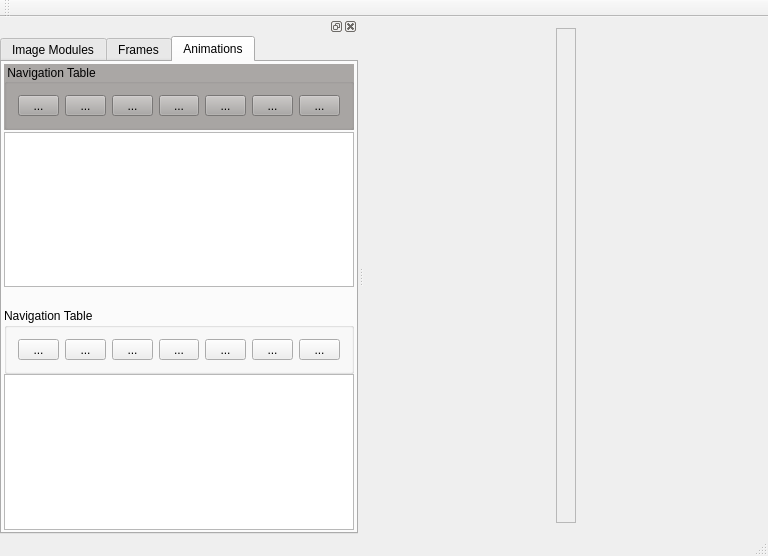
<?xml version="1.0" encoding="UTF-8"?>
<ui version="4.0">
 <class>MainWindow</class>
 <widget class="QMainWindow" name="MainWindow">
  <property name="geometry">
   <rect>
    <x>0</x>
    <y>0</y>
    <width>768</width>
    <height>556</height>
   </rect>
  </property>
  <property name="windowTitle">
   <string>Xedithor</string>
  </property>
  <widget class="QWidget" name="centralWidget">
   <layout class="QHBoxLayout" name="horizontalLayout">
    <item>
     <widget class="QScrollArea" name="scrollArea">
      <property name="maximumSize">
       <size>
        <width>20</width>
        <height>16777215</height>
       </size>
      </property>
      <property name="widgetResizable">
       <bool>true</bool>
      </property>
      <widget class="QWidget" name="scrollAreaWidgetContents">
       <property name="geometry">
        <rect>
         <x>0</x>
         <y>0</y>
         <width>16</width>
         <height>484</height>
        </rect>
       </property>
      </widget>
     </widget>
    </item>
   </layout>
  </widget>
  <widget class="QMenuBar" name="menuBar">
   <property name="geometry">
    <rect>
     <x>0</x>
     <y>0</y>
     <width>768</width>
     <height>18</height>
    </rect>
   </property>
  </widget>
  <widget class="QToolBar" name="mainToolBar">
   <attribute name="toolBarArea">
    <enum>TopToolBarArea</enum>
   </attribute>
   <attribute name="toolBarBreak">
    <bool>false</bool>
   </attribute>
  </widget>
  <widget class="QStatusBar" name="statusBar"/>
  <widget class="QDockWidget" name="dockTab">
   <property name="styleSheet">
    <string notr="true"/>
   </property>
   <property name="features">
    <set>QDockWidget::AllDockWidgetFeatures</set>
   </property>
   <attribute name="dockWidgetArea">
    <number>1</number>
   </attribute>
   <widget class="QWidget" name="dockWidgetContents_3">
    <layout class="QHBoxLayout" name="horizontalLayout_5">
     <property name="spacing">
      <number>0</number>
     </property>
     <property name="margin">
      <number>0</number>
     </property>
     <item>
      <widget class="QTabWidget" name="tabWidget">
       <property name="styleSheet">
        <string notr="true"/>
       </property>
       <property name="currentIndex">
        <number>2</number>
       </property>
       <widget class="QWidget" name="ImageModuleTab">
        <property name="styleSheet">
         <string notr="true"/>
        </property>
        <attribute name="title">
         <string>Image Modules</string>
        </attribute>
        <layout class="QVBoxLayout" name="verticalLayout">
         <property name="spacing">
          <number>2</number>
         </property>
         <property name="margin">
          <number>2</number>
         </property>
         <item>
          <widget class="QGroupBox" name="mt_groupBox1">
           <property name="styleSheet">
            <string notr="true">background-color: rgb(0, 170, 255);</string>
           </property>
           <property name="title">
            <string>Navigation Table</string>
           </property>
           <layout class="QHBoxLayout" name="horizontalLayout_3">
            <item>
             <widget class="QToolButton" name="mt_navTable1_button1">
              <property name="sizePolicy">
               <sizepolicy hsizetype="Preferred" vsizetype="Fixed">
                <horstretch>0</horstretch>
                <verstretch>0</verstretch>
               </sizepolicy>
              </property>
              <property name="minimumSize">
               <size>
                <width>2</width>
                <height>0</height>
               </size>
              </property>
              <property name="text">
               <string>...</string>
              </property>
              <property name="icon">
               <iconset resource="XedithorResources.qrc">
                <normaloff>:/images/zoomIn.png</normaloff>:/images/zoomIn.png</iconset>
              </property>
             </widget>
            </item>
            <item>
             <widget class="QToolButton" name="mt_navTable1_button2">
              <property name="sizePolicy">
               <sizepolicy hsizetype="Preferred" vsizetype="Fixed">
                <horstretch>0</horstretch>
                <verstretch>0</verstretch>
               </sizepolicy>
              </property>
              <property name="minimumSize">
               <size>
                <width>2</width>
                <height>0</height>
               </size>
              </property>
              <property name="text">
               <string>...</string>
              </property>
              <property name="icon">
               <iconset resource="XedithorResources.qrc">
                <normaloff>:/images/editRect.png</normaloff>:/images/editRect.png</iconset>
              </property>
             </widget>
            </item>
            <item>
             <widget class="QToolButton" name="mt_navTable1_button3">
              <property name="sizePolicy">
               <sizepolicy hsizetype="Preferred" vsizetype="Fixed">
                <horstretch>0</horstretch>
                <verstretch>0</verstretch>
               </sizepolicy>
              </property>
              <property name="minimumSize">
               <size>
                <width>2</width>
                <height>0</height>
               </size>
              </property>
              <property name="text">
               <string>...</string>
              </property>
              <property name="icon">
               <iconset resource="XedithorResources.qrc">
                <normaloff>:/images/Del.png</normaloff>:/images/Del.png</iconset>
              </property>
             </widget>
            </item>
            <item>
             <widget class="QToolButton" name="mt_navTable1_button4">
              <property name="sizePolicy">
               <sizepolicy hsizetype="Preferred" vsizetype="Fixed">
                <horstretch>0</horstretch>
                <verstretch>0</verstretch>
               </sizepolicy>
              </property>
              <property name="minimumSize">
               <size>
                <width>2</width>
                <height>0</height>
               </size>
              </property>
              <property name="text">
               <string>...</string>
              </property>
              <property name="icon">
               <iconset resource="XedithorResources.qrc">
                <normaloff>:/images/Up.png</normaloff>:/images/Up.png</iconset>
              </property>
             </widget>
            </item>
            <item>
             <widget class="QToolButton" name="mt_navTable1_button5">
              <property name="sizePolicy">
               <sizepolicy hsizetype="Preferred" vsizetype="Fixed">
                <horstretch>0</horstretch>
                <verstretch>0</verstretch>
               </sizepolicy>
              </property>
              <property name="minimumSize">
               <size>
                <width>2</width>
                <height>0</height>
               </size>
              </property>
              <property name="text">
               <string>...</string>
              </property>
              <property name="icon">
               <iconset resource="XedithorResources.qrc">
                <normaloff>:/images/Down.png</normaloff>:/images/Down.png</iconset>
              </property>
             </widget>
            </item>
            <item>
             <widget class="QToolButton" name="mt_navTable1_button6">
              <property name="sizePolicy">
               <sizepolicy hsizetype="Preferred" vsizetype="Fixed">
                <horstretch>0</horstretch>
                <verstretch>0</verstretch>
               </sizepolicy>
              </property>
              <property name="minimumSize">
               <size>
                <width>2</width>
                <height>0</height>
               </size>
              </property>
              <property name="text">
               <string>...</string>
              </property>
              <property name="icon">
               <iconset resource="XedithorResources.qrc">
                <normaloff>:/images/Top.png</normaloff>:/images/Top.png</iconset>
              </property>
             </widget>
            </item>
            <item>
             <widget class="QToolButton" name="mt_navTable1_button7">
              <property name="sizePolicy">
               <sizepolicy hsizetype="Preferred" vsizetype="Fixed">
                <horstretch>0</horstretch>
                <verstretch>0</verstretch>
               </sizepolicy>
              </property>
              <property name="minimumSize">
               <size>
                <width>2</width>
                <height>0</height>
               </size>
              </property>
              <property name="text">
               <string>...</string>
              </property>
              <property name="icon">
               <iconset resource="XedithorResources.qrc">
                <normaloff>:/images/Bottom.png</normaloff>:/images/Bottom.png</iconset>
              </property>
             </widget>
            </item>
           </layout>
          </widget>
         </item>
         <item>
          <widget class="QTableView" name="mt_tableView1">
           <property name="minimumSize">
            <size>
             <width>0</width>
             <height>0</height>
            </size>
           </property>
          </widget>
         </item>
         <item>
          <widget class="QGroupBox" name="groupBox">
           <property name="minimumSize">
            <size>
             <width>0</width>
             <height>100</height>
            </size>
           </property>
           <property name="title">
            <string>Image Source</string>
           </property>
           <widget class="QToolButton" name="openImageButton">
            <property name="geometry">
             <rect>
              <x>10</x>
              <y>20</y>
              <width>41</width>
              <height>31</height>
             </rect>
            </property>
            <property name="text">
             <string>...</string>
            </property>
            <property name="icon">
             <iconset resource="XedithorResources.qrc">
              <normaloff>:/images/Create.png</normaloff>:/images/Create.png</iconset>
            </property>
           </widget>
           <widget class="QLabel" name="imagePathInfo">
            <property name="geometry">
             <rect>
              <x>60</x>
              <y>20</y>
              <width>281</width>
              <height>31</height>
             </rect>
            </property>
            <property name="styleSheet">
             <string notr="true">background-color: rgb(0, 170, 255);</string>
            </property>
            <property name="text">
             <string>Image : None</string>
            </property>
           </widget>
          </widget>
         </item>
        </layout>
       </widget>
       <widget class="QWidget" name="FrameTab">
        <attribute name="title">
         <string>Frames</string>
        </attribute>
        <layout class="QVBoxLayout" name="verticalLayout_4">
         <property name="spacing">
          <number>2</number>
         </property>
         <property name="margin">
          <number>2</number>
         </property>
         <item>
          <widget class="QGroupBox" name="ft_groupBox1">
           <property name="styleSheet">
            <string notr="true">background-color: rgb(124, 163, 78);</string>
           </property>
           <property name="title">
            <string>Navigation Table</string>
           </property>
           <layout class="QHBoxLayout" name="horizontalLayout_6">
            <item>
             <widget class="QToolButton" name="ft_navTable1_button1">
              <property name="sizePolicy">
               <sizepolicy hsizetype="Preferred" vsizetype="Fixed">
                <horstretch>0</horstretch>
                <verstretch>0</verstretch>
               </sizepolicy>
              </property>
              <property name="minimumSize">
               <size>
                <width>2</width>
                <height>0</height>
               </size>
              </property>
              <property name="text">
               <string>...</string>
              </property>
              <property name="icon">
               <iconset resource="XedithorResources.qrc">
                <normaloff>:/images/zoomIn.png</normaloff>:/images/zoomIn.png</iconset>
              </property>
             </widget>
            </item>
            <item>
             <widget class="QToolButton" name="ft_navTable1_button2">
              <property name="sizePolicy">
               <sizepolicy hsizetype="Preferred" vsizetype="Fixed">
                <horstretch>0</horstretch>
                <verstretch>0</verstretch>
               </sizepolicy>
              </property>
              <property name="minimumSize">
               <size>
                <width>2</width>
                <height>0</height>
               </size>
              </property>
              <property name="text">
               <string>...</string>
              </property>
              <property name="icon">
               <iconset resource="XedithorResources.qrc">
                <normaloff>:/images/editRect.png</normaloff>:/images/editRect.png</iconset>
              </property>
             </widget>
            </item>
            <item>
             <widget class="QToolButton" name="ft_navTable1_button3">
              <property name="sizePolicy">
               <sizepolicy hsizetype="Preferred" vsizetype="Fixed">
                <horstretch>0</horstretch>
                <verstretch>0</verstretch>
               </sizepolicy>
              </property>
              <property name="minimumSize">
               <size>
                <width>2</width>
                <height>0</height>
               </size>
              </property>
              <property name="text">
               <string>...</string>
              </property>
              <property name="icon">
               <iconset resource="XedithorResources.qrc">
                <normaloff>:/images/Del.png</normaloff>:/images/Del.png</iconset>
              </property>
             </widget>
            </item>
            <item>
             <widget class="QToolButton" name="ft_navTable1_button4">
              <property name="sizePolicy">
               <sizepolicy hsizetype="Preferred" vsizetype="Fixed">
                <horstretch>0</horstretch>
                <verstretch>0</verstretch>
               </sizepolicy>
              </property>
              <property name="minimumSize">
               <size>
                <width>2</width>
                <height>0</height>
               </size>
              </property>
              <property name="text">
               <string>...</string>
              </property>
              <property name="icon">
               <iconset resource="XedithorResources.qrc">
                <normaloff>:/images/Up.png</normaloff>:/images/Up.png</iconset>
              </property>
             </widget>
            </item>
            <item>
             <widget class="QToolButton" name="ft_navTable1_button5">
              <property name="sizePolicy">
               <sizepolicy hsizetype="Preferred" vsizetype="Fixed">
                <horstretch>0</horstretch>
                <verstretch>0</verstretch>
               </sizepolicy>
              </property>
              <property name="minimumSize">
               <size>
                <width>2</width>
                <height>0</height>
               </size>
              </property>
              <property name="text">
               <string>...</string>
              </property>
              <property name="icon">
               <iconset resource="XedithorResources.qrc">
                <normaloff>:/images/Down.png</normaloff>:/images/Down.png</iconset>
              </property>
             </widget>
            </item>
            <item>
             <widget class="QToolButton" name="ft_navTable1_button6">
              <property name="sizePolicy">
               <sizepolicy hsizetype="Preferred" vsizetype="Fixed">
                <horstretch>0</horstretch>
                <verstretch>0</verstretch>
               </sizepolicy>
              </property>
              <property name="minimumSize">
               <size>
                <width>2</width>
                <height>0</height>
               </size>
              </property>
              <property name="text">
               <string>...</string>
              </property>
              <property name="icon">
               <iconset resource="XedithorResources.qrc">
                <normaloff>:/images/Top.png</normaloff>:/images/Top.png</iconset>
              </property>
             </widget>
            </item>
            <item>
             <widget class="QToolButton" name="ft_navTable1_button7">
              <property name="sizePolicy">
               <sizepolicy hsizetype="Preferred" vsizetype="Fixed">
                <horstretch>0</horstretch>
                <verstretch>0</verstretch>
               </sizepolicy>
              </property>
              <property name="minimumSize">
               <size>
                <width>2</width>
                <height>0</height>
               </size>
              </property>
              <property name="text">
               <string>...</string>
              </property>
              <property name="icon">
               <iconset resource="XedithorResources.qrc">
                <normaloff>:/images/Bottom.png</normaloff>:/images/Bottom.png</iconset>
              </property>
             </widget>
            </item>
           </layout>
          </widget>
         </item>
         <item>
          <widget class="QTableView" name="ft_tableView1"/>
         </item>
         <item>
          <widget class="QDockWidget" name="dockWidget_ft">
           <property name="sizePolicy">
            <sizepolicy hsizetype="Expanding" vsizetype="Expanding">
             <horstretch>0</horstretch>
             <verstretch>0</verstretch>
            </sizepolicy>
           </property>
           <property name="minimumSize">
            <size>
             <width>350</width>
             <height>199</height>
            </size>
           </property>
           <property name="layoutDirection">
            <enum>Qt::LeftToRight</enum>
           </property>
           <property name="features">
            <set>QDockWidget::NoDockWidgetFeatures</set>
           </property>
           <widget class="QWidget" name="dockWidgetContents_5">
            <property name="enabled">
             <bool>true</bool>
            </property>
            <property name="sizePolicy">
             <sizepolicy hsizetype="Preferred" vsizetype="Preferred">
              <horstretch>0</horstretch>
              <verstretch>0</verstretch>
             </sizepolicy>
            </property>
            <property name="accessibleName">
             <string/>
            </property>
            <property name="accessibleDescription">
             <string/>
            </property>
            <property name="layoutDirection">
             <enum>Qt::LeftToRight</enum>
            </property>
            <property name="styleSheet">
             <string notr="true"/>
            </property>
            <layout class="QVBoxLayout" name="verticalLayout_6">
             <property name="spacing">
              <number>0</number>
             </property>
             <property name="margin">
              <number>0</number>
             </property>
             <item>
              <widget class="QGroupBox" name="ft_groupBox2">
               <property name="title">
                <string>Navigation Table</string>
               </property>
               <layout class="QHBoxLayout" name="horizontalLayout_7">
                <item>
                 <widget class="QToolButton" name="ft_navTable2_button1">
                  <property name="sizePolicy">
                   <sizepolicy hsizetype="Preferred" vsizetype="Fixed">
                    <horstretch>0</horstretch>
                    <verstretch>0</verstretch>
                   </sizepolicy>
                  </property>
                  <property name="minimumSize">
                   <size>
                    <width>2</width>
                    <height>0</height>
                   </size>
                  </property>
                  <property name="styleSheet">
                   <string notr="true"/>
                  </property>
                  <property name="text">
                   <string>...</string>
                  </property>
                  <property name="icon">
                   <iconset resource="XedithorResources.qrc">
                    <normaloff>:/images/zoomIn.png</normaloff>:/images/zoomIn.png</iconset>
                  </property>
                 </widget>
                </item>
                <item>
                 <widget class="QToolButton" name="ft_navTable2_button2">
                  <property name="sizePolicy">
                   <sizepolicy hsizetype="Preferred" vsizetype="Fixed">
                    <horstretch>0</horstretch>
                    <verstretch>0</verstretch>
                   </sizepolicy>
                  </property>
                  <property name="minimumSize">
                   <size>
                    <width>2</width>
                    <height>0</height>
                   </size>
                  </property>
                  <property name="text">
                   <string>...</string>
                  </property>
                  <property name="icon">
                   <iconset resource="XedithorResources.qrc">
                    <normaloff>:/images/editRect.png</normaloff>:/images/editRect.png</iconset>
                  </property>
                 </widget>
                </item>
                <item>
                 <widget class="QToolButton" name="ft_navTable2_button3">
                  <property name="sizePolicy">
                   <sizepolicy hsizetype="Preferred" vsizetype="Fixed">
                    <horstretch>0</horstretch>
                    <verstretch>0</verstretch>
                   </sizepolicy>
                  </property>
                  <property name="minimumSize">
                   <size>
                    <width>2</width>
                    <height>0</height>
                   </size>
                  </property>
                  <property name="text">
                   <string>...</string>
                  </property>
                  <property name="icon">
                   <iconset resource="XedithorResources.qrc">
                    <normaloff>:/images/Del.png</normaloff>:/images/Del.png</iconset>
                  </property>
                 </widget>
                </item>
                <item>
                 <widget class="QToolButton" name="ft_navTable2_button4">
                  <property name="sizePolicy">
                   <sizepolicy hsizetype="Preferred" vsizetype="Fixed">
                    <horstretch>0</horstretch>
                    <verstretch>0</verstretch>
                   </sizepolicy>
                  </property>
                  <property name="minimumSize">
                   <size>
                    <width>2</width>
                    <height>0</height>
                   </size>
                  </property>
                  <property name="text">
                   <string>...</string>
                  </property>
                  <property name="icon">
                   <iconset resource="XedithorResources.qrc">
                    <normaloff>:/images/Up.png</normaloff>:/images/Up.png</iconset>
                  </property>
                 </widget>
                </item>
                <item>
                 <widget class="QToolButton" name="ft_navTable2_button5">
                  <property name="sizePolicy">
                   <sizepolicy hsizetype="Preferred" vsizetype="Fixed">
                    <horstretch>0</horstretch>
                    <verstretch>0</verstretch>
                   </sizepolicy>
                  </property>
                  <property name="minimumSize">
                   <size>
                    <width>2</width>
                    <height>0</height>
                   </size>
                  </property>
                  <property name="text">
                   <string>...</string>
                  </property>
                  <property name="icon">
                   <iconset resource="XedithorResources.qrc">
                    <normaloff>:/images/Down.png</normaloff>:/images/Down.png</iconset>
                  </property>
                 </widget>
                </item>
                <item>
                 <widget class="QToolButton" name="ft_navTable2_button6">
                  <property name="sizePolicy">
                   <sizepolicy hsizetype="Preferred" vsizetype="Fixed">
                    <horstretch>0</horstretch>
                    <verstretch>0</verstretch>
                   </sizepolicy>
                  </property>
                  <property name="minimumSize">
                   <size>
                    <width>2</width>
                    <height>0</height>
                   </size>
                  </property>
                  <property name="text">
                   <string>...</string>
                  </property>
                  <property name="icon">
                   <iconset resource="XedithorResources.qrc">
                    <normaloff>:/images/Top.png</normaloff>:/images/Top.png</iconset>
                  </property>
                 </widget>
                </item>
                <item>
                 <widget class="QToolButton" name="ft_navTable2_button7">
                  <property name="sizePolicy">
                   <sizepolicy hsizetype="Preferred" vsizetype="Fixed">
                    <horstretch>0</horstretch>
                    <verstretch>0</verstretch>
                   </sizepolicy>
                  </property>
                  <property name="minimumSize">
                   <size>
                    <width>2</width>
                    <height>0</height>
                   </size>
                  </property>
                  <property name="text">
                   <string>...</string>
                  </property>
                  <property name="icon">
                   <iconset resource="XedithorResources.qrc">
                    <normaloff>:/images/Bottom.png</normaloff>:/images/Bottom.png</iconset>
                  </property>
                 </widget>
                </item>
               </layout>
              </widget>
             </item>
             <item>
              <widget class="QTableView" name="ft_tableView2"/>
             </item>
            </layout>
           </widget>
          </widget>
         </item>
        </layout>
       </widget>
       <widget class="QWidget" name="AnimTab">
        <attribute name="title">
         <string>Animations</string>
        </attribute>
        <layout class="QVBoxLayout" name="verticalLayout_8">
         <property name="spacing">
          <number>2</number>
         </property>
         <property name="margin">
          <number>2</number>
         </property>
         <item>
          <widget class="QGroupBox" name="at_groupBox1">
           <property name="styleSheet">
            <string notr="true">background-color: rgb(170, 167, 165);</string>
           </property>
           <property name="title">
            <string>Navigation Table</string>
           </property>
           <layout class="QHBoxLayout" name="horizontalLayout_8">
            <item>
             <widget class="QToolButton" name="at_navTable1_button1">
              <property name="sizePolicy">
               <sizepolicy hsizetype="Preferred" vsizetype="Fixed">
                <horstretch>0</horstretch>
                <verstretch>0</verstretch>
               </sizepolicy>
              </property>
              <property name="minimumSize">
               <size>
                <width>2</width>
                <height>0</height>
               </size>
              </property>
              <property name="text">
               <string>...</string>
              </property>
              <property name="icon">
               <iconset resource="XedithorResources.qrc">
                <normaloff>:/images/zoomIn.png</normaloff>:/images/zoomIn.png</iconset>
              </property>
             </widget>
            </item>
            <item>
             <widget class="QToolButton" name="at_navTable1_button2">
              <property name="sizePolicy">
               <sizepolicy hsizetype="Preferred" vsizetype="Fixed">
                <horstretch>0</horstretch>
                <verstretch>0</verstretch>
               </sizepolicy>
              </property>
              <property name="minimumSize">
               <size>
                <width>2</width>
                <height>0</height>
               </size>
              </property>
              <property name="text">
               <string>...</string>
              </property>
              <property name="icon">
               <iconset resource="XedithorResources.qrc">
                <normaloff>:/images/editRect.png</normaloff>:/images/editRect.png</iconset>
              </property>
             </widget>
            </item>
            <item>
             <widget class="QToolButton" name="at_navTable1_button3">
              <property name="sizePolicy">
               <sizepolicy hsizetype="Preferred" vsizetype="Fixed">
                <horstretch>0</horstretch>
                <verstretch>0</verstretch>
               </sizepolicy>
              </property>
              <property name="minimumSize">
               <size>
                <width>2</width>
                <height>0</height>
               </size>
              </property>
              <property name="text">
               <string>...</string>
              </property>
              <property name="icon">
               <iconset resource="XedithorResources.qrc">
                <normaloff>:/images/Del.png</normaloff>:/images/Del.png</iconset>
              </property>
             </widget>
            </item>
            <item>
             <widget class="QToolButton" name="at_navTable1_button4">
              <property name="sizePolicy">
               <sizepolicy hsizetype="Preferred" vsizetype="Fixed">
                <horstretch>0</horstretch>
                <verstretch>0</verstretch>
               </sizepolicy>
              </property>
              <property name="minimumSize">
               <size>
                <width>2</width>
                <height>0</height>
               </size>
              </property>
              <property name="text">
               <string>...</string>
              </property>
              <property name="icon">
               <iconset resource="XedithorResources.qrc">
                <normaloff>:/images/Up.png</normaloff>:/images/Up.png</iconset>
              </property>
             </widget>
            </item>
            <item>
             <widget class="QToolButton" name="at_navTable1_button5">
              <property name="sizePolicy">
               <sizepolicy hsizetype="Preferred" vsizetype="Fixed">
                <horstretch>0</horstretch>
                <verstretch>0</verstretch>
               </sizepolicy>
              </property>
              <property name="minimumSize">
               <size>
                <width>2</width>
                <height>0</height>
               </size>
              </property>
              <property name="text">
               <string>...</string>
              </property>
              <property name="icon">
               <iconset resource="XedithorResources.qrc">
                <normaloff>:/images/Down.png</normaloff>:/images/Down.png</iconset>
              </property>
             </widget>
            </item>
            <item>
             <widget class="QToolButton" name="at_navTable1_button6">
              <property name="sizePolicy">
               <sizepolicy hsizetype="Preferred" vsizetype="Fixed">
                <horstretch>0</horstretch>
                <verstretch>0</verstretch>
               </sizepolicy>
              </property>
              <property name="minimumSize">
               <size>
                <width>2</width>
                <height>0</height>
               </size>
              </property>
              <property name="text">
               <string>...</string>
              </property>
              <property name="icon">
               <iconset resource="XedithorResources.qrc">
                <normaloff>:/images/Top.png</normaloff>:/images/Top.png</iconset>
              </property>
             </widget>
            </item>
            <item>
             <widget class="QToolButton" name="at_navTable1_button7">
              <property name="sizePolicy">
               <sizepolicy hsizetype="Preferred" vsizetype="Fixed">
                <horstretch>0</horstretch>
                <verstretch>0</verstretch>
               </sizepolicy>
              </property>
              <property name="minimumSize">
               <size>
                <width>2</width>
                <height>0</height>
               </size>
              </property>
              <property name="text">
               <string>...</string>
              </property>
              <property name="icon">
               <iconset resource="XedithorResources.qrc">
                <normaloff>:/images/Bottom.png</normaloff>:/images/Bottom.png</iconset>
              </property>
             </widget>
            </item>
           </layout>
          </widget>
         </item>
         <item>
          <widget class="QTableView" name="at_tableView1"/>
         </item>
         <item>
          <widget class="QDockWidget" name="dockWidget_at">
           <property name="sizePolicy">
            <sizepolicy hsizetype="Expanding" vsizetype="Expanding">
             <horstretch>0</horstretch>
             <verstretch>0</verstretch>
            </sizepolicy>
           </property>
           <property name="minimumSize">
            <size>
             <width>350</width>
             <height>199</height>
            </size>
           </property>
           <property name="layoutDirection">
            <enum>Qt::LeftToRight</enum>
           </property>
           <property name="features">
            <set>QDockWidget::NoDockWidgetFeatures</set>
           </property>
           <widget class="QWidget" name="dockWidgetContents_7">
            <property name="enabled">
             <bool>true</bool>
            </property>
            <property name="sizePolicy">
             <sizepolicy hsizetype="Preferred" vsizetype="Preferred">
              <horstretch>0</horstretch>
              <verstretch>0</verstretch>
             </sizepolicy>
            </property>
            <property name="accessibleName">
             <string/>
            </property>
            <property name="accessibleDescription">
             <string/>
            </property>
            <property name="layoutDirection">
             <enum>Qt::LeftToRight</enum>
            </property>
            <property name="styleSheet">
             <string notr="true"/>
            </property>
            <layout class="QVBoxLayout" name="verticalLayout_7">
             <property name="spacing">
              <number>0</number>
             </property>
             <property name="margin">
              <number>0</number>
             </property>
             <item>
              <widget class="QGroupBox" name="at_groupBox2">
               <property name="title">
                <string>Navigation Table</string>
               </property>
               <layout class="QHBoxLayout" name="horizontalLayout_9">
                <item>
                 <widget class="QToolButton" name="at_navTable2_button1">
                  <property name="sizePolicy">
                   <sizepolicy hsizetype="Preferred" vsizetype="Fixed">
                    <horstretch>0</horstretch>
                    <verstretch>0</verstretch>
                   </sizepolicy>
                  </property>
                  <property name="minimumSize">
                   <size>
                    <width>2</width>
                    <height>0</height>
                   </size>
                  </property>
                  <property name="styleSheet">
                   <string notr="true"/>
                  </property>
                  <property name="text">
                   <string>...</string>
                  </property>
                  <property name="icon">
                   <iconset resource="XedithorResources.qrc">
                    <normaloff>:/images/zoomIn.png</normaloff>:/images/zoomIn.png</iconset>
                  </property>
                 </widget>
                </item>
                <item>
                 <widget class="QToolButton" name="at_navTable2_button2">
                  <property name="sizePolicy">
                   <sizepolicy hsizetype="Preferred" vsizetype="Fixed">
                    <horstretch>0</horstretch>
                    <verstretch>0</verstretch>
                   </sizepolicy>
                  </property>
                  <property name="minimumSize">
                   <size>
                    <width>2</width>
                    <height>0</height>
                   </size>
                  </property>
                  <property name="text">
                   <string>...</string>
                  </property>
                  <property name="icon">
                   <iconset resource="XedithorResources.qrc">
                    <normaloff>:/images/editRect.png</normaloff>:/images/editRect.png</iconset>
                  </property>
                 </widget>
                </item>
                <item>
                 <widget class="QToolButton" name="at_navTable2_button3">
                  <property name="sizePolicy">
                   <sizepolicy hsizetype="Preferred" vsizetype="Fixed">
                    <horstretch>0</horstretch>
                    <verstretch>0</verstretch>
                   </sizepolicy>
                  </property>
                  <property name="minimumSize">
                   <size>
                    <width>2</width>
                    <height>0</height>
                   </size>
                  </property>
                  <property name="text">
                   <string>...</string>
                  </property>
                  <property name="icon">
                   <iconset resource="XedithorResources.qrc">
                    <normaloff>:/images/Del.png</normaloff>:/images/Del.png</iconset>
                  </property>
                 </widget>
                </item>
                <item>
                 <widget class="QToolButton" name="at_navTable2_button4">
                  <property name="sizePolicy">
                   <sizepolicy hsizetype="Preferred" vsizetype="Fixed">
                    <horstretch>0</horstretch>
                    <verstretch>0</verstretch>
                   </sizepolicy>
                  </property>
                  <property name="minimumSize">
                   <size>
                    <width>2</width>
                    <height>0</height>
                   </size>
                  </property>
                  <property name="text">
                   <string>...</string>
                  </property>
                  <property name="icon">
                   <iconset resource="XedithorResources.qrc">
                    <normaloff>:/images/Up.png</normaloff>:/images/Up.png</iconset>
                  </property>
                 </widget>
                </item>
                <item>
                 <widget class="QToolButton" name="at_navTable2_button5">
                  <property name="sizePolicy">
                   <sizepolicy hsizetype="Preferred" vsizetype="Fixed">
                    <horstretch>0</horstretch>
                    <verstretch>0</verstretch>
                   </sizepolicy>
                  </property>
                  <property name="minimumSize">
                   <size>
                    <width>2</width>
                    <height>0</height>
                   </size>
                  </property>
                  <property name="text">
                   <string>...</string>
                  </property>
                  <property name="icon">
                   <iconset resource="XedithorResources.qrc">
                    <normaloff>:/images/Down.png</normaloff>:/images/Down.png</iconset>
                  </property>
                 </widget>
                </item>
                <item>
                 <widget class="QToolButton" name="at_navTable2_button6">
                  <property name="sizePolicy">
                   <sizepolicy hsizetype="Preferred" vsizetype="Fixed">
                    <horstretch>0</horstretch>
                    <verstretch>0</verstretch>
                   </sizepolicy>
                  </property>
                  <property name="minimumSize">
                   <size>
                    <width>2</width>
                    <height>0</height>
                   </size>
                  </property>
                  <property name="text">
                   <string>...</string>
                  </property>
                  <property name="icon">
                   <iconset resource="XedithorResources.qrc">
                    <normaloff>:/images/Top.png</normaloff>:/images/Top.png</iconset>
                  </property>
                 </widget>
                </item>
                <item>
                 <widget class="QToolButton" name="at_navTable2_button7">
                  <property name="sizePolicy">
                   <sizepolicy hsizetype="Preferred" vsizetype="Fixed">
                    <horstretch>0</horstretch>
                    <verstretch>0</verstretch>
                   </sizepolicy>
                  </property>
                  <property name="minimumSize">
                   <size>
                    <width>2</width>
                    <height>0</height>
                   </size>
                  </property>
                  <property name="text">
                   <string>...</string>
                  </property>
                  <property name="icon">
                   <iconset resource="XedithorResources.qrc">
                    <normaloff>:/images/Bottom.png</normaloff>:/images/Bottom.png</iconset>
                  </property>
                 </widget>
                </item>
               </layout>
              </widget>
             </item>
             <item>
              <widget class="QTableView" name="at_tableView2"/>
             </item>
            </layout>
           </widget>
          </widget>
         </item>
        </layout>
       </widget>
      </widget>
     </item>
    </layout>
   </widget>
  </widget>
 </widget>
 <layoutdefault spacing="6" margin="11"/>
 <resources>
  <include location="XedithorResources.qrc"/>
 </resources>
 <connections/>
</ui>
